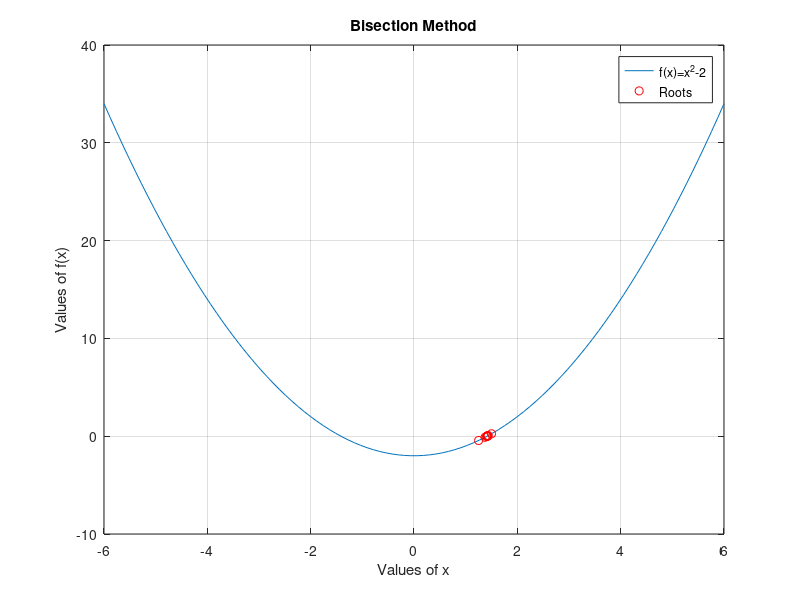

Write the MATLAB code that produced this figure.
function Bisection = Task_102 ()

function y = f(x)
    y =  x.^2-2
end

a = 1
b = 2
e = 1e-3;

roots = [];
i = 0;

while (b - a) / 2 > e
    c = (a + b) / 2;
    roots = [roots; c];

    if f(c) == 0
        break;
    elseif f(a) * f(c) < 0
        b = c;
    else
        a = c;
    end

    i = i + 1;
end

fprintf('Number of iterations need is: %d\n', i);
fprintf("The root is: ");
disp(roots(end));

 x = linspace(-6, 6, 100);
 y = f(x);

 figure;
 plot(x, y);
hold on;
plot(roots, f(roots),'ro');
hold off;
xlabel('Values of x');
ylabel('Values of f(x)');
title('Bisection Method');
legend('f(x)=x^2-2','Roots');
grid on;
endfunction